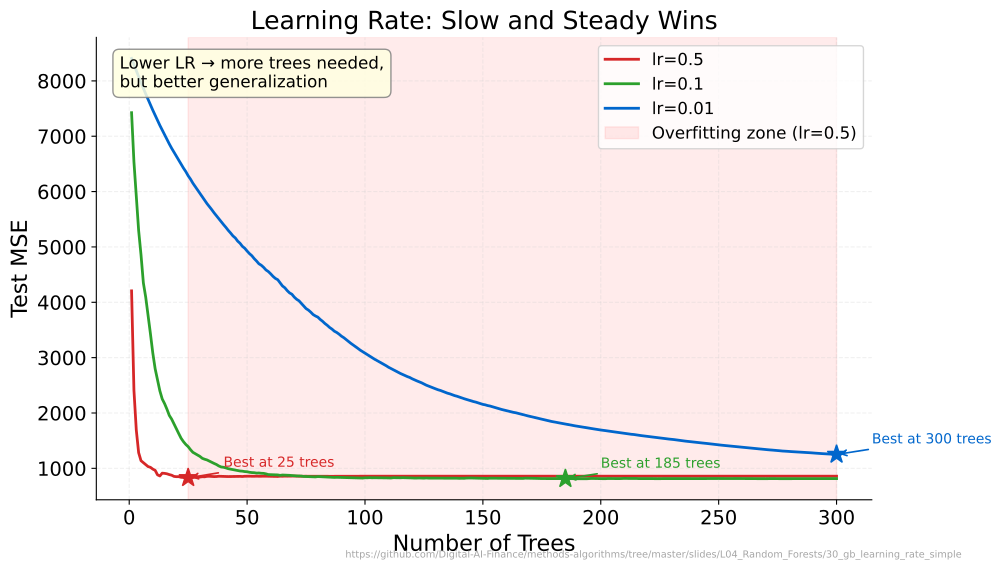

Source code (Python):
import sys
from pathlib import Path
sys.path.insert(0, str(Path(__file__).resolve().parents[3] / 'templates'))
from chart_style import apply_style, COLORS, MLPURPLE, MLBLUE, MLORANGE, MLGREEN, MLRED, MLLAVENDER
apply_style()

CHART_METADATA = {
    'title': 'Learning Rate: Slow and Steady Wins',
    'description': 'Test MSE curves for 3 learning rates (0.5, 0.1, 0.01) showing optimal stopping points and overfitting zone',
    'url': 'https://github.com/Digital-AI-Finance/methods-algorithms/tree/master/slides/L04_Random_Forests/30_gb_learning_rate_simple'
}

import numpy as np
import matplotlib.pyplot as plt
from sklearn.datasets import make_regression
from sklearn.ensemble import GradientBoostingRegressor
from sklearn.model_selection import train_test_split
from sklearn.metrics import mean_squared_error

# Data
X, y = make_regression(n_samples=200, n_features=5, noise=20, random_state=42)
X_train, X_test, y_train, y_test = train_test_split(X, y, test_size=0.3, random_state=42)

n_est = 300
configs = [
    (0.5,  MLRED,   'lr=0.5'),
    (0.1,  MLGREEN, 'lr=0.1'),
    (0.01, MLBLUE,  'lr=0.01'),
]

fig, ax = plt.subplots(figsize=(10, 6))

overfitting_start = None

for lr, color, label in configs:
    gbr = GradientBoostingRegressor(
        n_estimators=n_est, learning_rate=lr, max_depth=3, random_state=42
    )
    gbr.fit(X_train, y_train)
    test_mse = [mean_squared_error(y_test, pred)
                for pred in gbr.staged_predict(X_test)]

    iters = np.arange(1, n_est + 1)
    ax.plot(iters, test_mse, color=color, linewidth=2, label=label)

    # Mark minimum
    best_n = int(np.argmin(test_mse)) + 1
    best_mse = test_mse[best_n - 1]
    ax.plot(best_n, best_mse, marker='*', color=color, markersize=14, zorder=5)
    ax.annotate(f'Best at {best_n} trees',
                xy=(best_n, best_mse),
                xytext=(best_n + 15, best_mse + 200),
                fontsize=10, color=color,
                arrowprops=dict(arrowstyle='->', color=color, lw=1.2))

    # Track overfitting start for lr=0.5 (first time test MSE exceeds its min by 5%)
    if lr == 0.5:
        overfitting_start = best_n

# Shade overfitting region for lr=0.5
if overfitting_start:
    ax.axvspan(overfitting_start, n_est, color='red', alpha=0.08, label='Overfitting zone (lr=0.5)')

ax.set_xlabel('Number of Trees')
ax.set_ylabel('Test MSE')
ax.set_title('Learning Rate: Slow and Steady Wins')
ax.legend(loc='upper right', fontsize=12)

ax.text(0.03, 0.96,
        'Lower LR → more trees needed,\nbut better generalization',
        transform=ax.transAxes, fontsize=12,
        va='top',
        bbox=dict(boxstyle='round,pad=0.4', facecolor='lightyellow',
                  edgecolor='gray', alpha=0.85))

plt.figtext(0.99, 0.01, CHART_METADATA['url'], fontsize=7, color='gray', ha='right', va='bottom', alpha=0.7)
plt.savefig(Path(__file__).parent / 'chart.pdf', dpi=300, bbox_inches='tight', facecolor='white')
plt.close()
